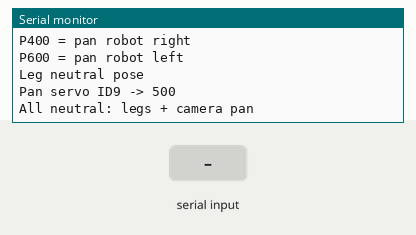
Bench run of a sketch on a simulated Arduino Uno, built with avr-gcc and run on an emulated ATmega328P. On the bench: the last lines printed to the serial monitor. Inputs (shaded band) come from the test bench.

Above: at 4.5 s.
4.6 s: "u\n" received over Serial
At 5.0 s:
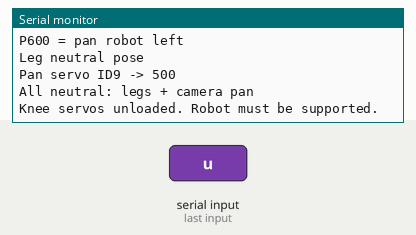
6.1 s: byte 119 ('w') received over Serial
At 6.9 s:
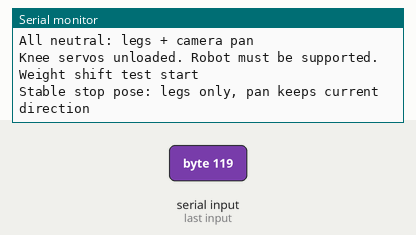
7.6 s: byte 103 ('g') received over Serial
At 10.4 s:
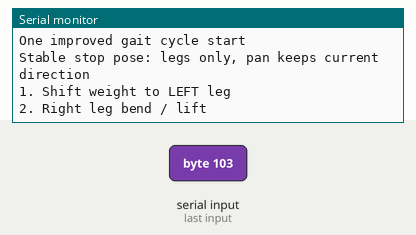
10.6 s: byte 114 ('r') received over Serial
At 12.4 s:
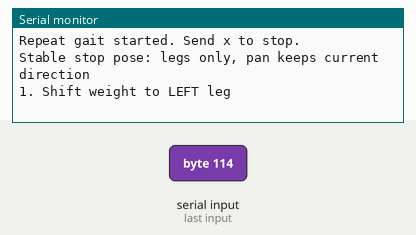
13.6 s: byte 120 ('x') received over Serial
At 14.5 s:
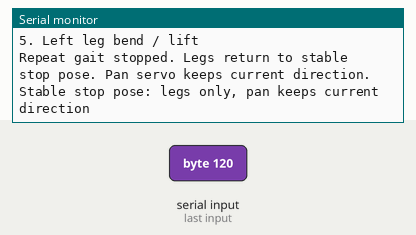
16.2 s: "P\n" received over Serial
At 16.52 s:
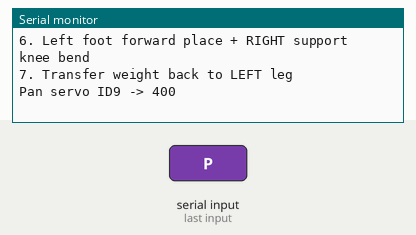

Measured:
- after the input at 4.6 s, the serial monitor: prints a new line at once (image 1)
- after the input at 6.1 s, the serial monitor: prints a new line at once (image 2)
- after the input at 7.6 s, the serial monitor: prints a new line at once (image 3)
- after the input at 10.6 s, the serial monitor: prints a new line at once (image 4)
- after the input at 13.6 s, the serial monitor: prints a new line at once (image 5)
- after the input at 16.2 s, the serial monitor: prints a new line at once (image 6)

The sketch:

Wobbi_gait_with_camera_pan_ID9.ino.ino
```cpp
#include <SoftwareSerial.h>

// D10 = RX unused
// D11 = TX -> RX pins on both Hiwonder bus servo controllers
SoftwareSerial busSerial(10, 11);

// ==========================
// Servo IDs: legs
// ==========================
const byte L_ANKLE_PITCH = 1;
const byte L_KNEE        = 2;
const byte L_HIP_PITCH   = 3;
const byte L_HIP_YAW     = 4;

const byte R_HIP_YAW     = 5;
const byte R_HIP_PITCH   = 6;
const byte R_KNEE        = 7;
const byte R_ANKLE_PITCH = 8;

// ==========================
// Servo ID: camera pan servo
// ID9 is mounted on top of the legs
// 500 = centre
// 400 = robot right
// 600 = robot left
// ==========================
const byte PAN_SERVO_ID = 9;

const int PAN_CENTER = 500;
const int PAN_RIGHT  = 400;
const int PAN_LEFT   = 600;

const int PAN_MIN = 400;
const int PAN_MAX = 600;

int currentPanPos = PAN_CENTER;

// ==========================
// Neutral pose for leg servos
// index 0 unused
// ==========================
int neutral[9] = {
  0,
  540, // ID1 L_Ankle_Pitch
  470, // ID2 L_Knee
  530, // ID3 L_Hip_Pitch
  520, // ID4 L_Hip_Yaw
  540, // ID5 R_Hip_Yaw
  500, // ID6 R_Hip_Pitch
  550, // ID7 R_Knee
  550  // ID8 R_Ankle_Pitch
};

// ==========================
// Direction mapping
//
// ID1-4: 480 = physical +, 520 = physical -
// physical + means servo value decreases
//
// ID5-8: 480 = physical -, 520 = physical +
// physical + means servo value increases
// ==========================
int dirSign[9] = {
  0,
  -1, // ID1
  -1, // ID2
  -1, // ID3
  -1, // ID4
   1, // ID5
   1, // ID6
   1, // ID7
   1  // ID8
};

// ==========================
// Safety range for leg servos
// ==========================
const int SERVO_MIN = 180;
const int SERVO_MAX = 820;

// ==========================
// Gait tuning parameters
// ==========================
int SHIFT_TO_LEFT  = 50;
int SHIFT_TO_RIGHT = 55;

int LEFT_HIP_FORWARD  = 230;
int RIGHT_HIP_FORWARD = 230;

int LEFT_KNEE_LIFT  = 55;
int RIGHT_KNEE_LIFT = 55;

int LEFT_TOE_UP  = 100;
int RIGHT_TOE_UP = 100;

int LEFT_KNEE_PLACE  = 20;
int RIGHT_KNEE_PLACE = 20;

int LEFT_SUPPORT_KNEE_BEND  = 25;
int RIGHT_SUPPORT_KNEE_BEND = 25;

int LEFT_SUPPORT_ANKLE_COMP  = 20;
int RIGHT_SUPPORT_ANKLE_COMP = 20;

int MOVE_TIME_SHIFT = 2400;
int MOVE_TIME_LIFT  = 2500;
int MOVE_TIME_PLACE = 2600;
int MOVE_TIME_FAST  = 1600;

// ==========================
// Stable stop pose tuning
// This is used when receiving x.
// It is more stable than pure neutral pose.
// ==========================
int STOP_KNEE_BEND = 15;
int STOP_ANKLE_COMP = 8;

bool repeatGait = false;

// ==========================
// Basic helper functions
// ==========================
int clampValue(int value, int minValue, int maxValue) {
  if (value < minValue) return minValue;
  if (value > maxValue) return maxValue;
  return value;
}

void writeLowHigh(uint16_t value) {
  busSerial.write(value & 0xFF);
  busSerial.write((value >> 8) & 0xFF);
}

void copyNeutral(int pose[]) {
  for (byte id = 1; id <= 8; id++) {
    pose[id] = neutral[id];
  }
}

// physicalOffset:
// + means physical + direction in your direction table
// - means physical - direction in your direction table
void addPhysicalOffset(int pose[], byte servoID, int physicalOffset) {
  pose[servoID] = pose[servoID] + dirSign[servoID] * physicalOffset;
}

// ==========================
// Send one servo position
// Used for ID9 camera pan servo
// ==========================
void sendSingleServo(byte servoID, int pos, uint16_t moveTime) {
  pos = clampValue(pos, 180, 820);

  byte count = 1;

  busSerial.write(0x55);
  busSerial.write(0x55);

  busSerial.write(count * 3 + 5);
  busSerial.write(0x03);  // CMD_SERVO_MOVE
  busSerial.write(count);

  writeLowHigh(moveTime);

  busSerial.write(servoID);
  writeLowHigh(pos);
}

void movePanServo(int pos) {
  pos = clampValue(pos, PAN_MIN, PAN_MAX);
  currentPanPos = pos;

  sendSingleServo(PAN_SERVO_ID, currentPanPos, 300);

  Serial.print("Pan servo ID9 -> ");
  Serial.println(currentPanPos);
}

void centerPanServo() {
  movePanServo(PAN_CENTER);
}

// ==========================
// Serial command reading
// This allows Python to send:
// n, w, g, r, x, u
// or P500 / P400 / P600 for ID9
// ==========================
void readSerialCommand();

void smartDelay(unsigned long holdTime) {
  unsigned long startTime = millis();

  while (millis() - startTime < holdTime) {
    readSerialCommand();
    delay(5);
  }
}

// ==========================
// Send leg pose: IDs 1-8 only
// ID9 is controlled separately
// ==========================
void sendPose(const int pose[], uint16_t moveTime, uint16_t holdTime) {
  byte count = 8;

  busSerial.write(0x55);
  busSerial.write(0x55);

  busSerial.write(count * 3 + 5);
  busSerial.write(0x03);  // CMD_SERVO_MOVE
  busSerial.write(count);

  writeLowHigh(moveTime);

  for (byte id = 1; id <= 8; id++) {
    int pos = clampValue(pose[id], SERVO_MIN, SERVO_MAX);
    busSerial.write(id);
    writeLowHigh(pos);
  }

  smartDelay(holdTime);
}

// ==========================
// Basic poses
// ==========================
void neutralLegPose() {
  int pose[9];
  copyNeutral(pose);

  Serial.println("Leg neutral pose");
  sendPose(pose, 1500, 1000);
}

// Stable stop pose:
// Used for x command.
// Legs return to a slightly bent stable pose.
// ID9 keeps current direction.
void stableStopLegPose() {
  int pose[9];
  copyNeutral(pose);

  // Slight knee bend for a softer and more stable standing pose
  addPhysicalOffset(pose, L_KNEE, STOP_KNEE_BEND);
  addPhysicalOffset(pose, R_KNEE, STOP_KNEE_BEND);

  // Small ankle compensation to help both feet stay planted
  addPhysicalOffset(pose, L_ANKLE_PITCH, STOP_ANKLE_COMP);
  addPhysicalOffset(pose, R_ANKLE_PITCH, STOP_ANKLE_COMP);

  Serial.println("Stable stop pose: legs only, pan keeps current direction");
  sendPose(pose, 1500, 1000);
}

void neutralAllPose() {
  repeatGait = false;
  neutralLegPose();
  centerPanServo();

  Serial.println("All neutral: legs + camera pan");
}

// Shift weight to the left leg
void shiftToLeftSupport() {
  int pose[9];
  copyNeutral(pose);

  addPhysicalOffset(pose, L_HIP_YAW, +SHIFT_TO_LEFT);
  addPhysicalOffset(pose, R_HIP_YAW, +SHIFT_TO_LEFT);

  Serial.println("1. Shift weight to LEFT leg");
  sendPose(pose, MOVE_TIME_SHIFT, 900);
}

// Shift weight to the right leg
void shiftToRightSupport() {
  int pose[9];
  copyNeutral(pose);

  addPhysicalOffset(pose, L_HIP_YAW, -SHIFT_TO_RIGHT);
  addPhysicalOffset(pose, R_HIP_YAW, -SHIFT_TO_RIGHT);

  Serial.println("4. Shift weight to RIGHT leg");
  sendPose(pose, MOVE_TIME_SHIFT, 900);
}

// ==========================
// Right leg cycle
// Left leg supports the body; right leg is the swing leg
// ==========================
void rightLegLift() {
  int pose[9];
  copyNeutral(pose);

  addPhysicalOffset(pose, L_HIP_YAW, +SHIFT_TO_LEFT);
  addPhysicalOffset(pose, R_HIP_YAW, +SHIFT_TO_LEFT);

  addPhysicalOffset(pose, R_HIP_PITCH, RIGHT_HIP_FORWARD);
  addPhysicalOffset(pose, R_KNEE, RIGHT_KNEE_LIFT);
  addPhysicalOffset(pose, R_ANKLE_PITCH, RIGHT_TOE_UP);

  Serial.println("2. Right leg bend / lift");
  sendPose(pose, MOVE_TIME_LIFT, 900);
}

void rightLegPlaceWithLeftSupportBend() {
  int pose[9];
  copyNeutral(pose);

  addPhysicalOffset(pose, L_HIP_YAW, +SHIFT_TO_LEFT);
  addPhysicalOffset(pose, R_HIP_YAW, +SHIFT_TO_LEFT);

  addPhysicalOffset(pose, R_HIP_PITCH, RIGHT_HIP_FORWARD);
  addPhysicalOffset(pose, R_KNEE, RIGHT_KNEE_PLACE);
  addPhysicalOffset(pose, R_ANKLE_PITCH, RIGHT_TOE_UP / 3);

  addPhysicalOffset(pose, L_KNEE, LEFT_SUPPORT_KNEE_BEND);
  addPhysicalOffset(pose, L_ANKLE_PITCH, LEFT_SUPPORT_ANKLE_COMP);

  Serial.println("3. Right foot forward place + LEFT support knee bend");
  sendPose(pose, MOVE_TIME_PLACE, 1000);
}

// ==========================
// Left leg cycle
// Right leg supports the body; left leg is the swing leg
// ==========================
void leftLegLift() {
  int pose[9];
  copyNeutral(pose);

  addPhysicalOffset(pose, L_HIP_YAW, -SHIFT_TO_RIGHT);
  addPhysicalOffset(pose, R_HIP_YAW, -SHIFT_TO_RIGHT);

  addPhysicalOffset(pose, L_HIP_PITCH, LEFT_HIP_FORWARD);
  addPhysicalOffset(pose, L_KNEE, LEFT_KNEE_LIFT);
  addPhysicalOffset(pose, L_ANKLE_PITCH, LEFT_TOE_UP);

  Serial.println("5. Left leg bend / lift");
  sendPose(pose, MOVE_TIME_LIFT, 900);
}

void leftLegPlaceWithRightSupportBend() {
  int pose[9];
  copyNeutral(pose);

  addPhysicalOffset(pose, L_HIP_YAW, -SHIFT_TO_RIGHT);
  addPhysicalOffset(pose, R_HIP_YAW, -SHIFT_TO_RIGHT);

  addPhysicalOffset(pose, L_HIP_PITCH, LEFT_HIP_FORWARD);
  addPhysicalOffset(pose, L_KNEE, LEFT_KNEE_PLACE);
  addPhysicalOffset(pose, L_ANKLE_PITCH, LEFT_TOE_UP / 3);

  addPhysicalOffset(pose, R_KNEE, RIGHT_SUPPORT_KNEE_BEND);
  addPhysicalOffset(pose, R_ANKLE_PITCH, RIGHT_SUPPORT_ANKLE_COMP);

  Serial.println("6. Left foot forward place + RIGHT support knee bend");
  sendPose(pose, MOVE_TIME_PLACE, 1000);
}

void transferBackToLeftAfterLeftPlace() {
  int pose[9];
  copyNeutral(pose);

  addPhysicalOffset(pose, L_HIP_YAW, +SHIFT_TO_LEFT);
  addPhysicalOffset(pose, R_HIP_YAW, +SHIFT_TO_LEFT);

  addPhysicalOffset(pose, L_KNEE, LEFT_SUPPORT_KNEE_BEND / 2);
  addPhysicalOffset(pose, L_ANKLE_PITCH, LEFT_SUPPORT_ANKLE_COMP / 2);

  Serial.println("7. Transfer weight back to LEFT leg");
  sendPose(pose, MOVE_TIME_SHIFT, 900);
}

// ==========================
// Test sequences
// ==========================
void weightShiftTest() {
  Serial.println("Weight shift test start");

  stableStopLegPose();
  shiftToLeftSupport();
  shiftToRightSupport();
  shiftToLeftSupport();
  stableStopLegPose();

  Serial.println("Weight shift test end");
}

void gaitCycleFromLeftSupport() {
  rightLegLift();
  rightLegPlaceWithLeftSupportBend();

  shiftToRightSupport();

  leftLegLift();
  leftLegPlaceWithRightSupportBend();

  transferBackToLeftAfterLeftPlace();
}

void improvedGaitOnce() {
  Serial.println("One improved gait cycle start");

  stableStopLegPose();
  shiftToLeftSupport();
  gaitCycleFromLeftSupport();
  stableStopLegPose();

  Serial.println("One improved gait cycle end");
}

// ==========================
// Optional: unload knee servos
// Robot must be supported before using this
// ==========================
void unloadKneeServos() {
  busSerial.write(0x55);
  busSerial.write(0x55);

  busSerial.write(0x05); // count + 3 = 2 + 3
  busSerial.write(0x14); // CMD_MULT_SERVO_UNLOAD
  busSerial.write(0x02); // servo count

  busSerial.write(L_KNEE);
  busSerial.write(R_KNEE);

  Serial.println("Knee servos unloaded. Robot must be supported.");
}

// ==========================
// Command handling
// ==========================
void handleCommand(char cmd) {
  if (cmd == 'n') {
    repeatGait = false;
    neutralAllPose();
  }

  else if (cmd == 'w') {
    repeatGait = false;
    weightShiftTest();
  }

  else if (cmd == 'g') {
    repeatGait = false;
    improvedGaitOnce();
  }

  else if (cmd == 'r') {
    if (!repeatGait) {
      Serial.println("Repeat gait started. Send x to stop.");
      stableStopLegPose();
      shiftToLeftSupport();
      repeatGait = true;
    }
  }

  else if (cmd == 'x') {
    Serial.println("Repeat gait stopped. Legs return to stable stop pose. Pan servo keeps current direction.");
    repeatGait = false;
    stableStopLegPose();
  }

  else if (cmd == 'u') {
    repeatGait = false;
    unloadKneeServos();
  }
}

void readSerialCommand() {
  while (Serial.available() > 0) {
    char cmd = Serial.read();

    if (cmd == '\n' || cmd == '\r' || cmd == ' ') {
      continue;
    }

    // Python sends P500, P400, P600...
    if (cmd == 'P' || cmd == 'p') {
      int panPos = Serial.parseInt();
      movePanServo(panPos);
    }

    else {
      handleCommand(cmd);
    }
  }
}

// ==========================
// Arduino setup / loop
// ==========================
void setup() {
  Serial.begin(9600);
  Serial.setTimeout(20);

  busSerial.begin(9600);

  delay(2000);

  Serial.println("Wobbi gait + camera pan controller ready.");
  Serial.println("Commands:");
  Serial.println("n = all neutral: legs + pan center");
  Serial.println("w = weight shift test");
  Serial.println("g = one complete gait cycle");
  Serial.println("r = repeat gait loop");
  Serial.println("x = stop walking and return legs to stable stop pose");
  Serial.println("u = unload knee servos, only when robot is supported");
  Serial.println("P500 = pan center");
  Serial.println("P400 = pan robot right");
  Serial.println("P600 = pan robot left");

  neutralAllPose();
}

void loop() {
  readSerialCommand();

  if (repeatGait) {
    gaitCycleFromLeftSupport();
    readSerialCommand();
  }
}
```
